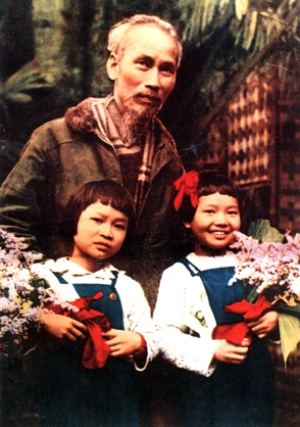
#> input picture test.jpg, 300 x 427 px
$ python 21127183.py
#> lines starting #> are read from the running program, lines starting #| are printed output that depends on the picture
#> the answer given: test.jpg
#> the answer given: 3
import numpy as np
import matplotlib.pyplot as plt
import PIL as P


def Input(path):
#> called with path = 'test.jpg'
    picture = P.Image.open(path)
#> picture is the input picture: PIL image 300x427 RGB; mean R, G, B 101.2, 73.8, 65.3
    picture = np.array(picture)
    return picture

def Output(picture):
    plt.imshow(np.array(picture))
    plt.show()

def saveFile(fileSave, array):
    plt.imsave(fileSave, np.array(array,dtype= 'uint8'))

# [11 lines left out: functions increaseBrightness, increaseConstrast, not called in this run]

#dọc
def flipImageVertically(picture):
    picture = np.array(picture)
    return np.flip(picture,0)
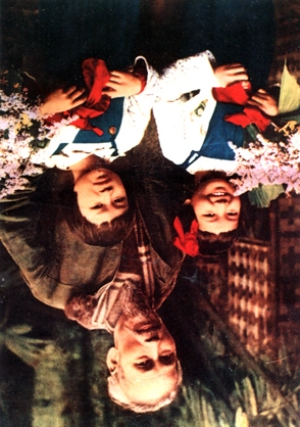
#> returned value: shape (427, 300, 3); mean of channels 0, 1, 2 101.2, 73.8, 65.3; drawn as R, G, B

#ngang
def flipImageHorizontally(picture):
    picture = np.array(picture)
    return np.flip(picture,1)

# [135 lines left out: functions convertToGrayScale, convertToSepia, gaussianBlur, sharpen, cropImageInCenter, cropSquareImageInCircle and 1 more, not called in this run]

def Interact():
    picture = input('Nhập tên ảnh (example.png/example.jpg): ')
    name = picture[:len(picture) - 4]
    type = picture[len(picture)-4:]
    print("0: làm tất cả")
    print("1: tăng độ sáng")
    print("2: tăng tương phản")
    print("3: lật ảnh dọc")
    print("4: lật ảnh ngang")
    print("5: chuyển ảnh sang xám")
    print("6: chuyển ảnh sang sepia")
    print("7: làm mờ ảnh")
    print("8: làm sắc nét ảnh")
    print("9: cắt ảnh ở trung tâm")
    print("10: cắt ảnh theo khuôn hình tròn")
    print("11: cắt ảnh theo khuon hình ellipse")
    action = int(input("Nhap thao tac muon xu ly: "))
    return picture, name,type,action

def doAction(action,array,name,type):
    if action == 1:
        picture = increaseBrightness(array)
        newname = name +"_increaseBright"+type
    elif action == 2:
        picture = increaseConstrast(array)
        newname = name +"_increaseConstrast"+type
    elif action ==3:
        picture = flipImageVertically(array)
        newname = name +"_flipVertical"+type
    elif action == 4:
        picture = flipImageHorizontally(array)
        newname = name +"_flipHorizontal"+type
    elif action == 5:
        picture = convertToGrayScale(array)
        newname = name +"_gray"+type
    elif action ==6:
        picture = convertToSepia(array)
        newname = name +"_speia"+type
    elif action == 7:
        picture = gaussianBlur(array)
        newname = name +"_blur"+type
    elif action == 8:
        picture = sharpen(array)
        newname = name +"_sharp"+type
    elif action == 9:
        picture = cropImageInCenter(array)
        newname = name +"_cropCenter"+type
    elif action == 10:
        picture = cropSquareImageInCircle(array)
        newname = name +"_cropCircle"+type
    elif action == 11:
        picture = cropEllipseImage(array)
        newname = name +"_cropEllipse"+type
    saveFile(newname,picture)

if __name__ == "__main__":
    picture, name,type,action = Interact()
    array = Input(picture)
    if action == 0:
        for i in range(1,12):
            doAction(i,array,name,type)
    else:
        doAction(action,array,name,type)
